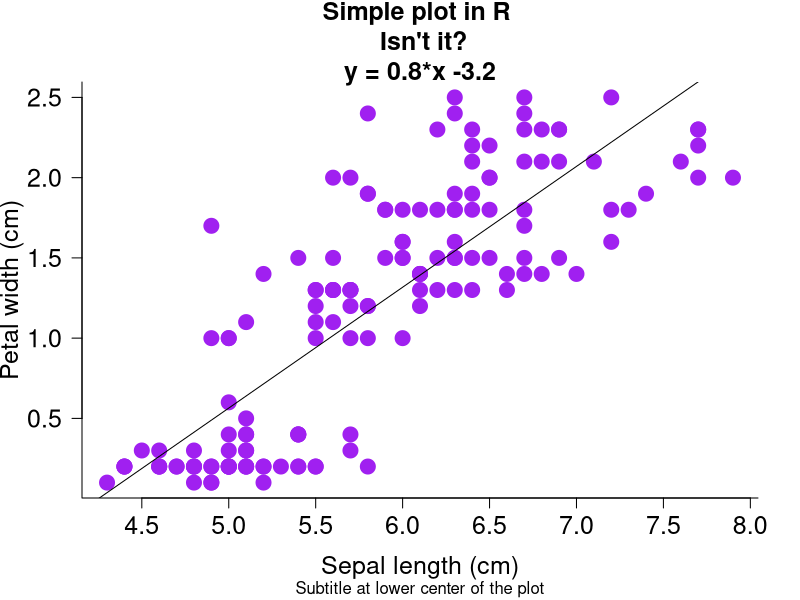
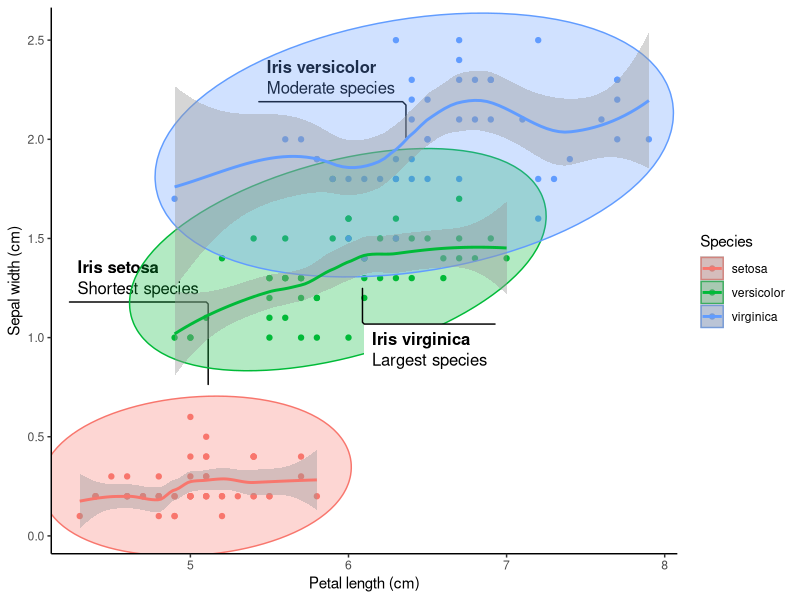
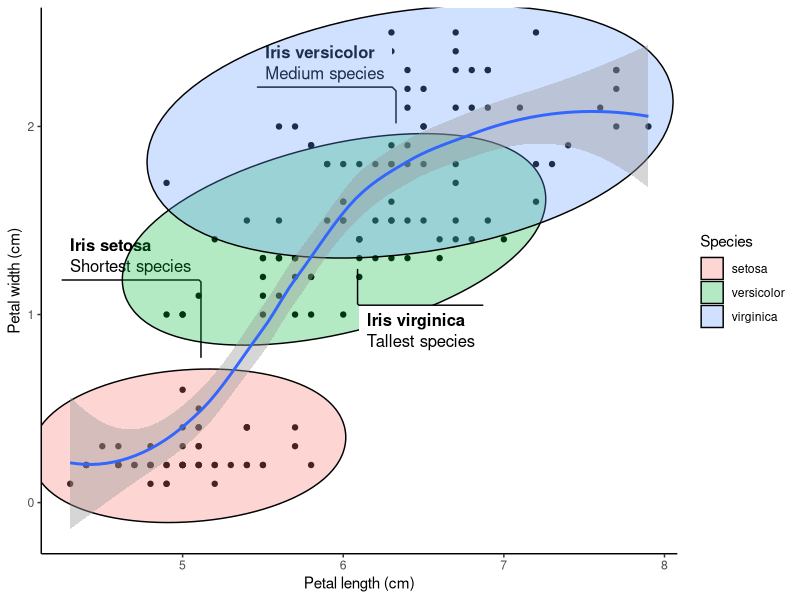
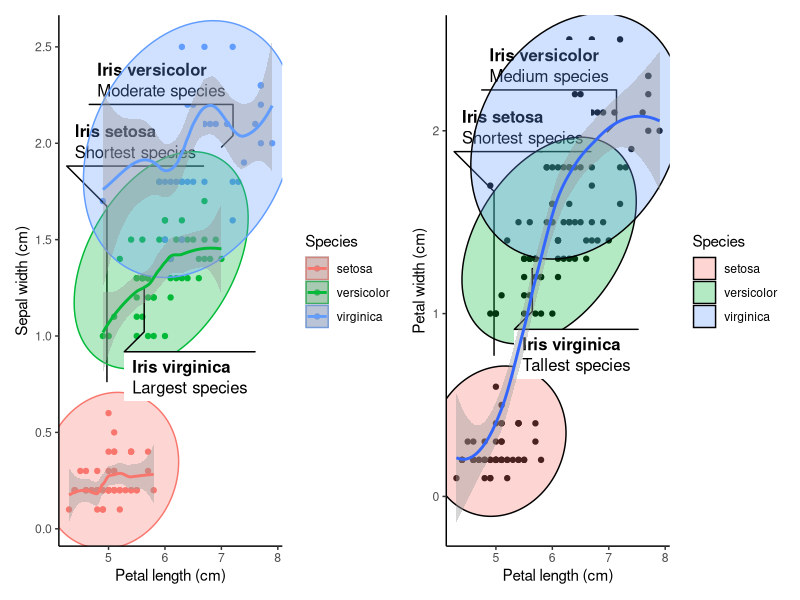
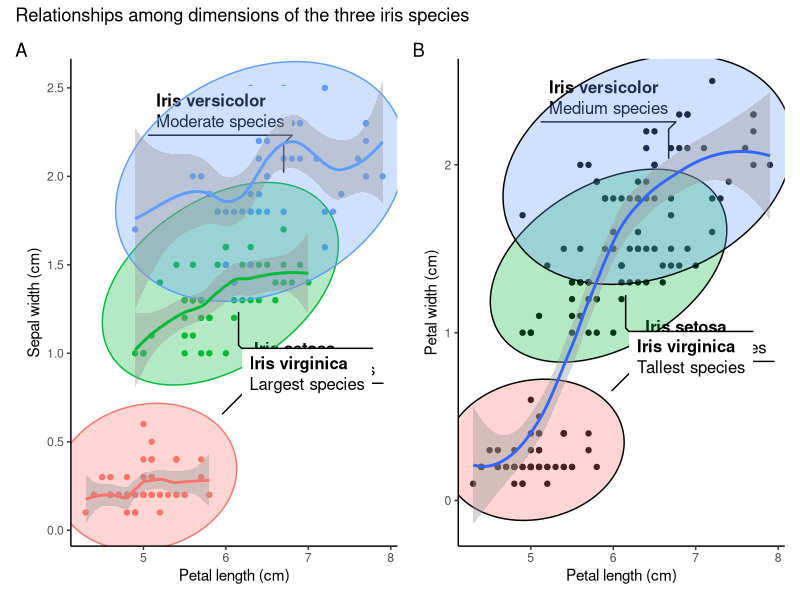
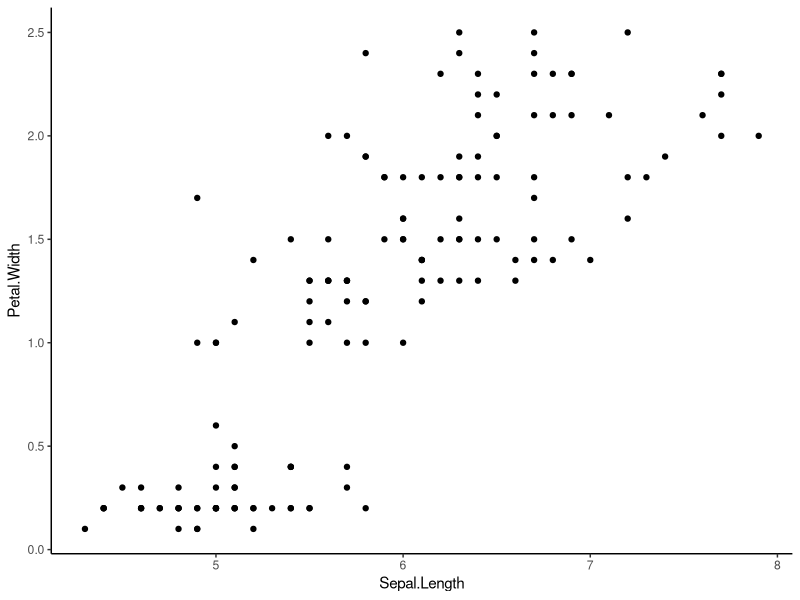
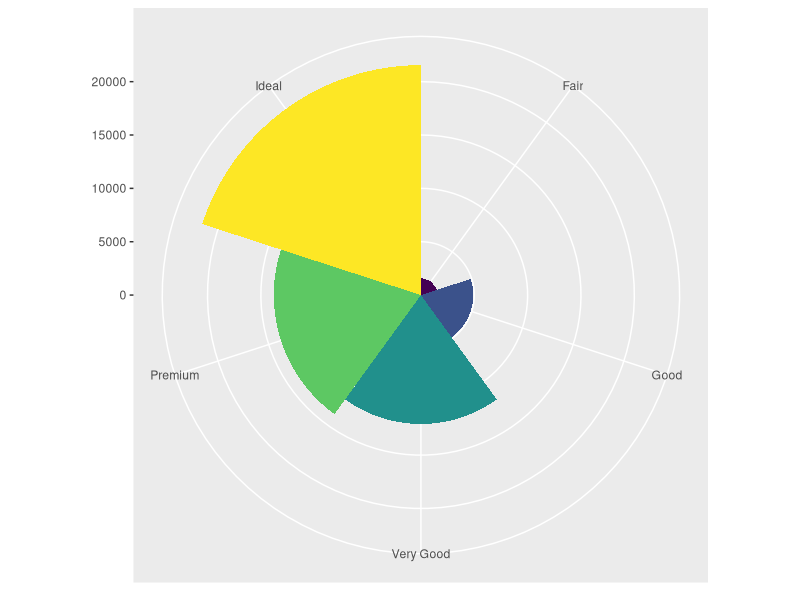
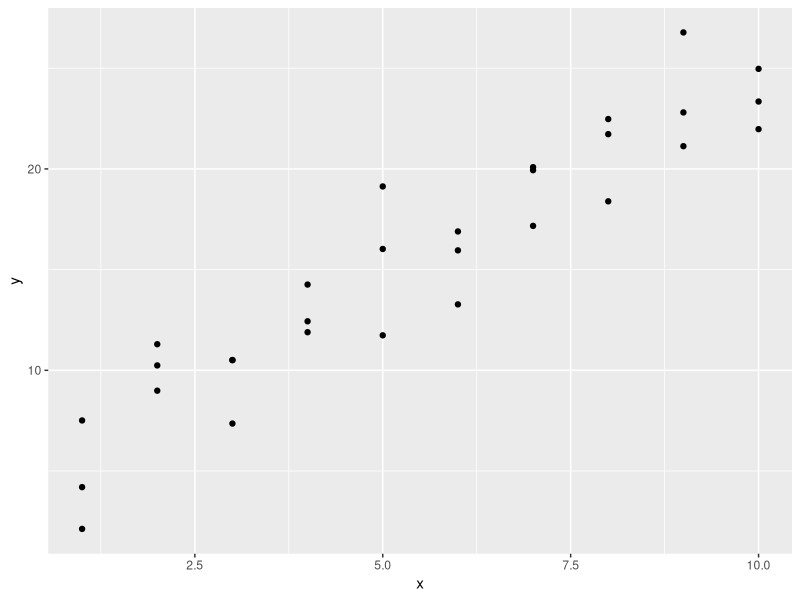

The R source for these figures, in order:
###############################
# Wyclife Agumba Oluoch       #
# wyclifeoluoch@gmail.com     #
# https://github.com/Wycology #
# Task: Playing with iris data#
# Created: 30th Dec 2020      #
# Edited: 29th Jan 2021       #
###############################

# IRIS PLOT ----

# Loading necessary packages.

library(modelr)
library(patchwork) # Combining plots
library(ggforce)
library(tidyverse) # Huge library for wrangling and visualizing the data-set

str(iris) # Checking the data structure. We can already see relatively higher 
# values for sepal length variable.

reg <- lm(Petal.Width ~ Sepal.Length, data = iris)
coeff <- coefficients(reg)
eq <- paste0('y = ', round(coeff[2], 1), "*x ", round(coeff[1], 1))
plot(iris$Sepal.Length, iris$Petal.Width, # Variables to use on the plot
     col = 'purple', # Color for the data points on the plot
     main = paste0("Simple plot in R \n Isn't it?\n", eq), # Title of the plot in two lines
     sub = 'Subtitle at lower center of the plot', # Adding subtitle to the plot
     cex = 2, # Double size of the points on the plot
     pch = 19, # Picks the 19th character in terms of shape of points plotted
     bty = 'l', # Box type. Other options are 'o', 'n', 'l', '7', 'c', 'u', ']'
     xlab = 'Sepal length (cm)', # Labels x axis
     ylab = 'Petal width (cm)', # Labels y axis
     las = 1, # Making y axis labels to stand upright
     cex.main = 1.5, # Doubles text size on title
     cex.lab = 1.5, # Increases labels text size by 50%
     cex.axis = 1.5
     # xlim = range(0:8), # Can easily set the limits of x-axis
     # ylim = range(0:2.6) # Can easily set the limits of y-axis
     )
abline(reg, data = iris) # Best line of fit on the plot
# Creating cool plot of the iris data using ggplot2 package.

separate_smooth <- ggplot(data = iris,    # Specifying the data to be plotted.
       mapping = aes(x = Sepal.Length,    # Stating the axes data.
                     y = Petal.Width,
                     color = Species)) +  # Ensuring points are colored by spp.
  geom_point() +                          # Deciding the plotting geometry.
  labs(x = "Petal length (cm)",           # Specifying the axes labels.
       y = "Sepal width (cm)") +
  geom_mark_ellipse(aes(fill = Species,   # Adding ellipses for the spps.
                        filter = Species == "setosa",
                        label = "Iris setosa",
                        description = "Shortest species")) +
  geom_mark_ellipse(aes(fill = Species,
                        filter = Species == "versicolor",
                        label = "Iris versicolor",
                        description = "Moderate species")) +
  geom_mark_ellipse(aes(fill = Species,
                        filter = Species == "virginica",
                        label = "Iris virginica",
                        description = "Largest species")) +
  theme_classic() +                      # Having publication ready background.
  geom_smooth() # Adding smooth line around 95% level on the plot.

separate_smooth # Generates the plot output of the dataset 

# In the above plot, having color within the aes() breakes the data into 
# species-wise groups. Meaning each species group will be smoothed separately.

uniform_smooth <- ggplot(data = iris,
                         mapping = aes(x = Sepal.Length,
                                       y = Petal.Width)) + # Note no color here.
  geom_point() +
  labs(x = "Petal length (cm)",
       y = "Petal width (cm)") +
  geom_mark_ellipse(aes(fill = Species,
                        filter = Species == "setosa",
                        label = "Iris setosa",
                        description = "Shortest species")) +
  geom_mark_ellipse(aes(fill = Species,
                        filter = Species == "versicolor",
                        label = "Iris versicolor",
                        description = "Medium species")) +
  geom_mark_ellipse(aes(fill = Species,
                        filter = Species == "virginica",
                        label = "Iris virginica",
                        description = "Tallest species")) +
  theme_classic() +
  geom_smooth()

uniform_smooth # This is looking cool!

# Avoiding the color parameter in the aes() ensures all species are considered
# together in the subsequent layers arguments. No grouping by species.

# Patchwork package allows for addition of two plots by their object names.
# The addition is so simple, just relying on the plus (+) operator.

combined_plots <- separate_smooth + uniform_smooth # Adding plots.

combined_plots # Even cooler than I thought!
# Now I want to give the plots title and tags or labels to identify them

combined_plots_labeled <- combined_plots +
  plot_annotation(
    title = "Relationships among dimensions of the three iris species", # Title of both plots.
    tag_levels = "A" # Indicates that the plots will be labelled A, B, C etc.
  ) # This makes the first plot to be A and the next to be B. Checking on 
# documentation will help know more arguments in this function.

# Now I want to remove the legends since the species labels are visible

combined_plots_labeled_no_legend <- combined_plots_labeled &
  theme(legend.position = "none") # Removes legends from the plots. I do not 
# need the legends since the species are labeled in the plots.

combined_plots_labeled_no_legend # This will print out the final product.

# Showing that in ggplot2 we can use & instead of plus (+)
attach(iris)

ggplot(data = iris, mapping = aes(x = Sepal.Length, y = Petal.Width)) +
  geom_point() +
  theme_classic()
head(iris)

# I think it has taken me a long time to know this.
# I used ggplot2:: so that I can be sure that the & is supported by ggplot2 and 
# not any other loaded packages such ggforce and patchwork.

ggplot(data = diamonds) + # Feeding in the diamonds data for the plot.
  geom_bar(mapping = aes(x = cut, fill = cut), show.legend = FALSE, width = 1) +
  theme(aspect.ratio = 1) +
  labs(x = NULL, y = NULL) +
  coord_polar() # coord_flip() can also work well with the data depending on need.
  
# Cool/crazy plot with modelr package.

library(modelr)
options(na.action = na.warn)

ggplot(data = sim1, mapping = aes(x = x, y = y)) +
  geom_point() # There is some visible correlation between the variables

models <- tibble( # Creating some random tibble dataset for plotting.
  a1 = runif(250, -20, 40), # Generates 250 random numbers between -20 and 40
  a2 = runif(250, -5, 5) # Generates 250 random numbers between -5 and 5
)

ggplot(data = sim1, mapping = aes(x = x, y =y)) +
  geom_abline(mapping = aes(intercept = a1, slope = a2),
              data = models, alpha = 1/4) +
  geom_point(col = 'purple', pch = 18, size = 5) +
  labs(x = 'The x-axis', y = 'The y-axis', title = 'Crazy model in deed') +
  theme_classic()
